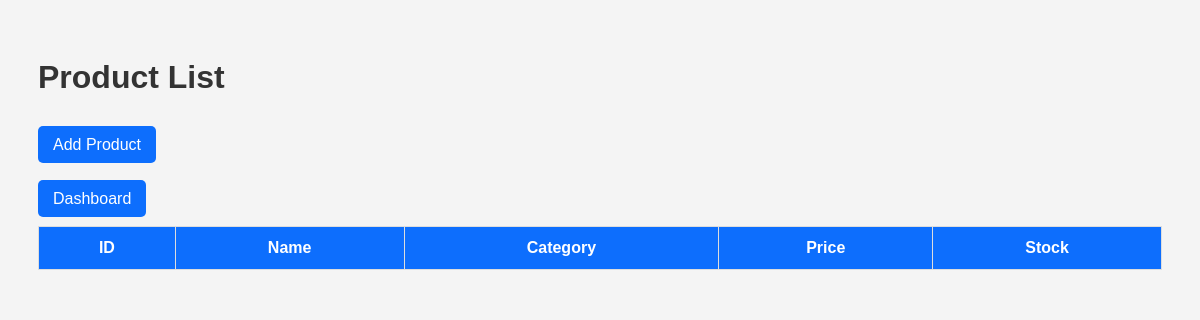
/products, run on an earlier commit of the app's database.
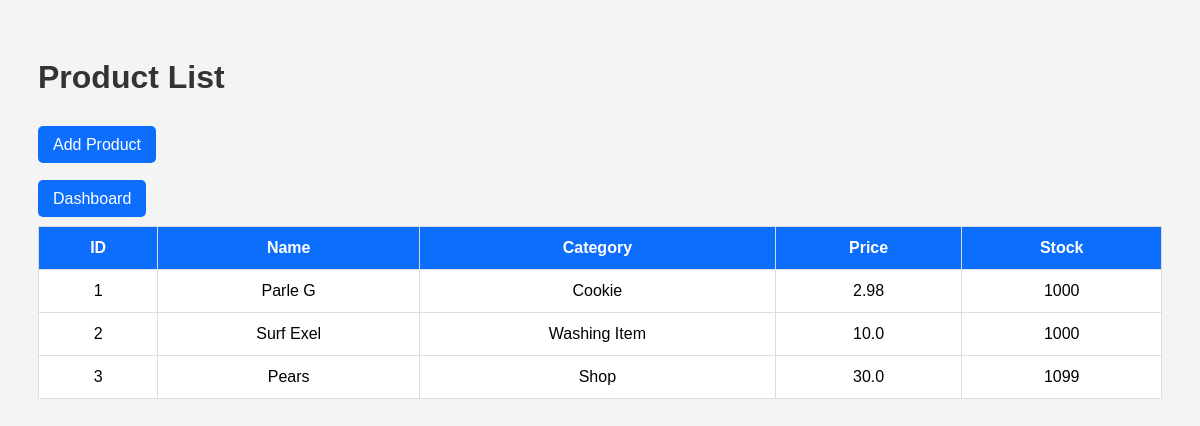
And on a later commit of the database.
### models.py (models this page shows)
class Product(db.Model):
    id = db.Column(db.Integer, primary_key=True)
    name = db.Column(db.String(150), nullable=False)
    category = db.Column(db.String(100), nullable=False)
    price = db.Column(db.Float, nullable=False)
    stock = db.Column(db.Integer, nullable=False)

### app.py (the view)
@app.route("/products")
def products():
    all_products = Product.query.all()
    return render_template(
        "products/product_list.html",
        products=all_products
    )

### templates/products/product_list.html (shortened to what this page needs)
<!DOCTYPE html>
<html>
<head>
</head>
<body>
<h1>Product List</h1>
<br>
<a href="/products/add">
Add Product
</a>
<br><br>
<br>
<a href="/dashboard">Dashboard</a>
<br><br>
<table>
<tr>
    <th>ID</th>
    <th>Name</th>
    <th>Category</th>
    <th>Price</th>
    <th>Stock</th>
</tr>
{% for product in products %}
<tr>
<td>{{ product.id }}</td>
<td>{{ product.name }}</td>
<td>{{ product.category }}</td>
<td>{{ product.price }}</td>
<td>{{ product.stock }}</td>
</tr>
{% endfor %}
</table>
</body>
</html>

### templates/products/product_list.html (style rules this page uses)
body { font-family:Arial; background:#f4f4f4; padding:30px; }
h1 { color:#333; }
table { width:100%; border-collapse:collapse; background:white; }
th,td { border:1px solid #ddd; padding:12px; text-align:center; }
th { background:#0d6efd; color:white; }
a { text-decoration:none; color:white; background:#0d6efd; padding:10px 15px; border-radius:5px; }

What changed in the data, as far as the page shows it:
added Product: id "1", name "Parle G", category "Cookie", price "2.98", stock "1000"
added Product: id "2", name "Surf Exel", category "Washing Item", price "10.0", stock "1000"
added Product: id "3", name "Pears", category "Shop", price "30.0", stock "1099"
